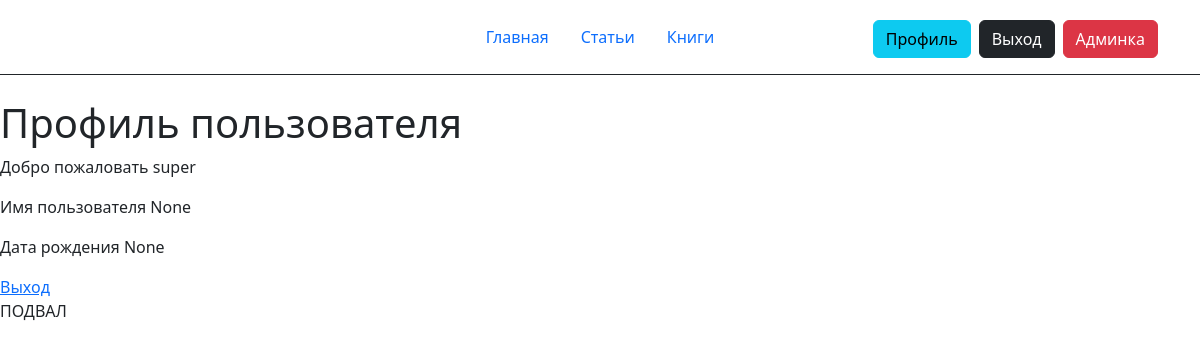
Screenshot of /accounts/profile/ (signed in) with the database file from the repository.
### classviewshome/models.py (models this page shows)
class CustomUser(AbstractUser):
    full_name = models.CharField(max_length=250, verbose_name='ФИО', blank=True, null=True)
    birth_date = models.DateField(verbose_name="Дата рождения", blank=True, null=True)

### classviewshome/views.py (the view)
# urls.py: path('accounts/profile/', ProfileView.as_view(), name='profile')
class ProfileView(LoginRequiredMixin, TemplateView):
    template_name = 'classviewshome/profile.html'
    def get_context_data(self, **kwargs):
        context = super().get_context_data(**kwargs)
        context['user'] = self.request.user
        return context

### classviewshome/templates/classviewshome/profile.html
{% extends "base.html" %}
{% block content %}
<h1>Профиль пользователя</h1>
<p>Добро пожаловать {{ user.username }}</p>
<p>Имя пользователя {{ user.full_name }}</p>
<p>Дата рождения {{ user.birth_date }}</p>
<a href="{% url 'logout' %}">Выход</a>
{% endblock content %}

### rows the page displays
CustomUser: username "super", full_name "None", birth_date "None"
